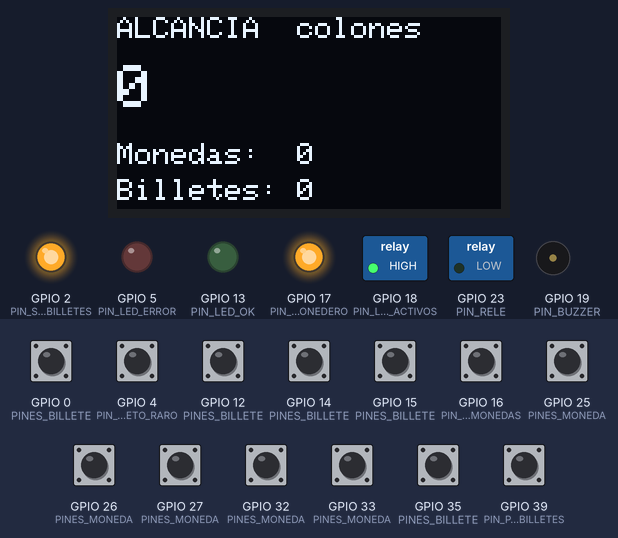
Simulated run of this sketch. Board: ESP32. On the bench: 128×64 one-colour display, switched loads named in the sketch (green lamp = pin HIGH), output pins drawn as LEDs (lit = HIGH), buzzer (waves = sounding). Dashed ring = blinking. Inputs (shaded band) come from the test bench; at power-on: GPIO 0 (PINES_BILLETE), GPIO 4 (PIN_OBJETO_RARO), GPIO 12 (PINES_BILLETE), GPIO 14 (PINES_BILLETE), GPIO 15 (PINES_BILLETE), GPIO 16 (PIN_PULSOS_MONEDAS), GPIO 25 (PINES_MONEDA), GPIO 26 (PINES_MONEDA), GPIO 27 (PINES_MONEDA), GPIO 32 (PINES_MONEDA), GPIO 33 (PINES_MONEDA), GPIO 35 (PINES_BILLETE), GPIO 39 (PIN_PULSOS_BILLETES) HIGH. The local clock reads 2024-03-15 10:24:30 at power-on unless the sketch sets it; random numbers use the default seed unless the sketch sets one; what the sketch prints to the serial monitor is not drawn.

Above: at 1.2 s.
1.3 s: GPIO 4 (PIN_OBJETO_RARO) pulled LOW for 0.15 s
At 2.1 s:
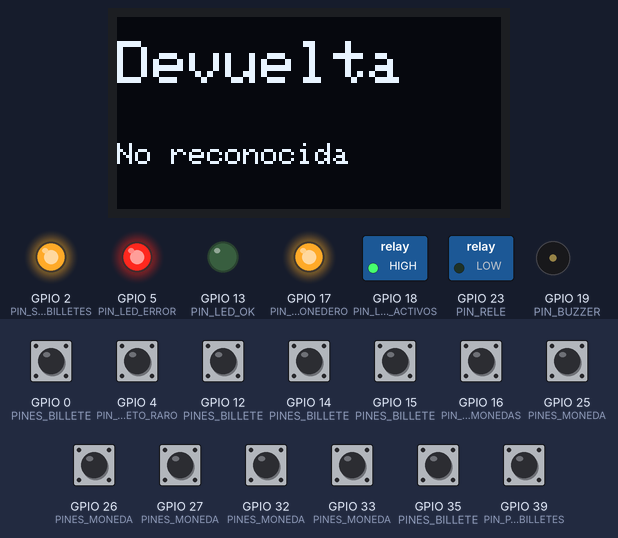
3.8 s: GPIO 16 (PIN_PULSOS_MONEDAS) pulled LOW for 0.15 s
At 5.8 s:
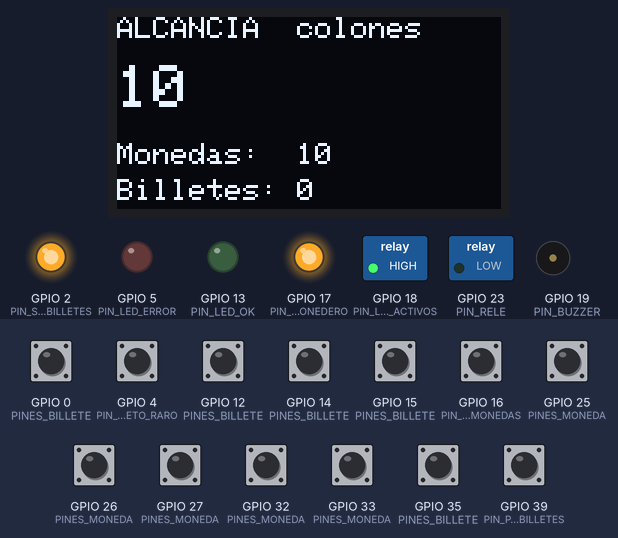
6.1 s: GPIO 0 (PINES_BILLETE) pulled LOW for 0.15 s
At 6.48 s:
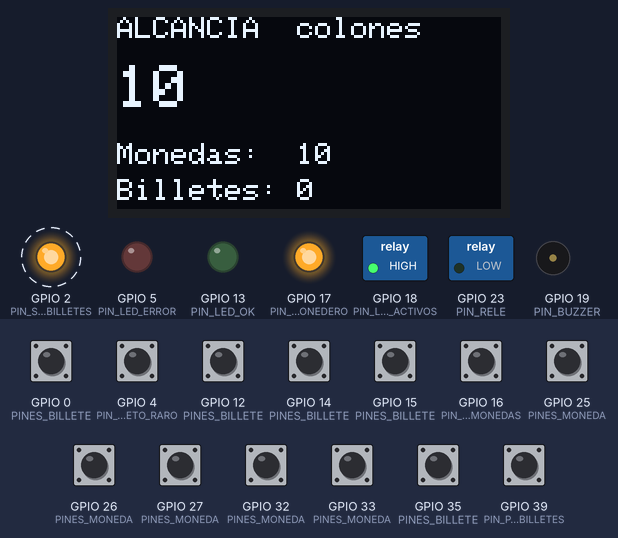
6.8 s: GPIO 26 (PINES_MONEDA) pulled LOW for 0.15 s
7.5 s: GPIO 16 (PIN_PULSOS_MONEDAS) pulled LOW for 1 s
At 8.58 s:
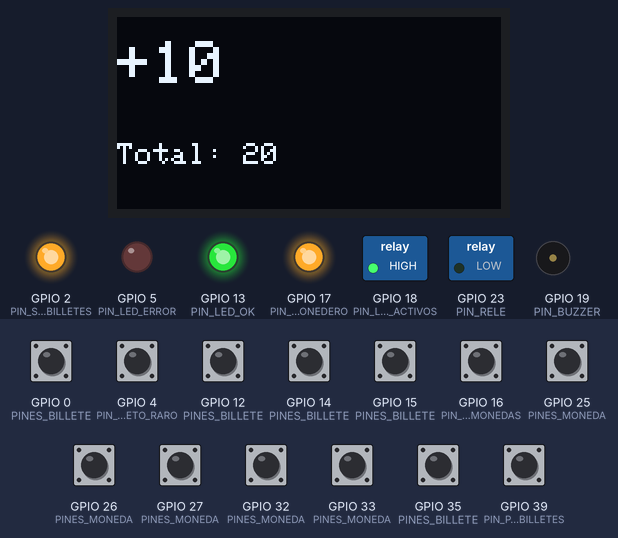
10.0 s: GPIO 12 (PINES_BILLETE) pulled LOW for 0.15 s
At 11.1 s:
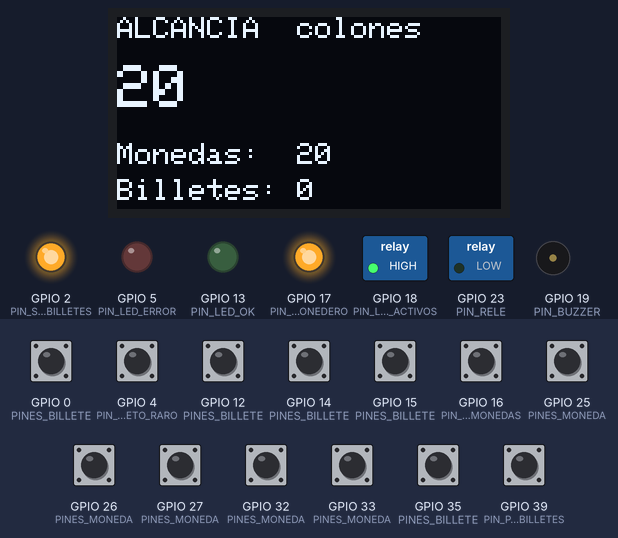
Timing chart, 0 to 12.9 s (numbered marks = the images above; inputs shaded):
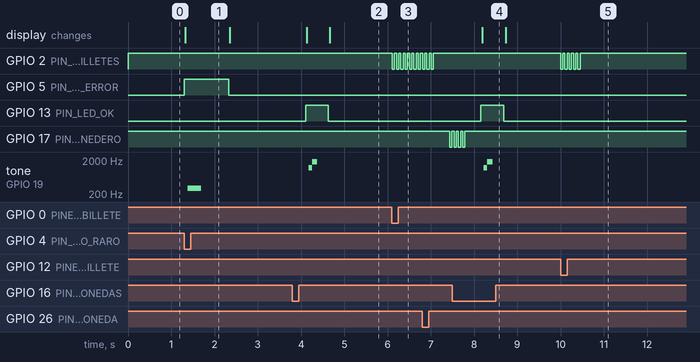

The sketch:

sketch.ino
```cpp
/*
 * Alcancía inteligente de colones - prototipo para Wokwi
 *
 * Flujo: entra una moneda o un billete -> el monedero programable (CH-926) o
 * el lector de billetes lo reconoce y lo deja caer a la alcancía -> envía un
 * tren de pulsos -> el ESP32 cuenta los pulsos y sabe qué entró -> la
 * pantalla y el sonido confirman -> se genera el evento que irá a Supabase.
 *
 * El monedero se entrena con monedas reales de varios años de acuñación, así
 * que las diferencias de peso y aleación entre emisiones las resuelve él. Lo
 * que no reconoce lo devuelve por su salida de rechazo, donde un sensor IR
 * avisa al ESP32. El lector de billetes envía 1 pulso por cada ₡1000.
 *
 * Wokwi no tiene monedero ni lector de billetes. Con MODO_SIMULACION = true
 * cada botón hace de lector: el GPIO 17 genera los pulsos del monedero (un
 * cable los lleva al GPIO 16) y el GPIO 2 los del lector de billetes (cable al
 * GPIO 39). Así el conteo de pulsos es el mismo código que en el hardware real.
 *
 * Con SUPABASE_URL vacío funciona sin conexión. Al configurarlo, los eventos
 * entran a una cola y se envían a la Edge Function "dispositivo"; si no hay
 * red se reintentan, y el id de cada evento evita duplicados en la nube. La
 * orden de abrir la cerradura llega desde la app al sincronizar.
 */

#include <Wire.h>
#include <Adafruit_GFX.h>
#include <Adafruit_SSD1306.h>
#include <WiFi.h>
#include <WiFiClientSecure.h>
#include <HTTPClient.h>
#include <ArduinoJson.h>
#include <time.h>

const bool MODO_SIMULACION = true;

// Nube. Las claves reales van en secretos.h, que nunca se sube al repositorio
#if __has_include("secretos.h")
#include "secretos.h"
#else
const char *WIFI_SSID = "Wokwi-GUEST";
const char *WIFI_CLAVE = "";
const char *SUPABASE_URL = "";  // https://<proyecto>.supabase.co/functions/v1/dispositivo
const char *CODIGO_ALCANCIA = "";
const char *CLAVE_ALCANCIA = "";
#endif

const unsigned long SINCRONIZAR_MS = 10000;
const unsigned long REINTENTO_MS = 30000;  // Sin nube, reintenta menos para no estorbar
const unsigned long ESPERA_WIFI_MS = 10000;
const int TAMANO_COLA = 32;
const int EVENTOS_POR_ENVIO = 10;
// Con la cola casi llena se apagan los lectores: sin poder registrarlo, mejor
// que la moneda o el billete salga por la devolución a que se cuente mal
const int MARGEN_COLA = 2;

// Conexiones
const int PIN_PULSOS_MONEDAS = 16;   // Salida COIN del CH-926, por optoacoplador: LOW en cada pulso
const int PIN_PULSOS_BILLETES = 39;  // Salida de pulsos del lector de billetes, por optoacoplador
const int PIN_LECTORES_ACTIVOS = 18; // Relé que da los 12 V al monedero y al lector de billetes
const int PIN_BUZZER = 19;
const int PIN_RELE = 23;             // Cerradura solenoide
const int PIN_LED_OK = 13;
const int PIN_LED_ERROR = 5;
const int PIN_DEVOLUCION = 34;  // Solo hardware real: FC-51 en la salida de rechazo, LOW al pasar moneda

// Solo simulación
const int PIN_SIM_MONEDERO = 17;  // Genera los pulsos del monedero; en Wokwi va cableado al GPIO 16
const int PIN_SIM_BILLETES = 2;   // Genera los pulsos de billetes; en Wokwi va cableado al GPIO 39
const int PIN_OBJETO_RARO = 4;    // Hace de sensor de la devolución
const int PINES_MONEDA[] = {32, 33, 25, 26, 27};
const int PINES_BILLETE[] = {14, 15, 12, 0, 35};  // El 35 lleva una resistencia de pull-up externa

// Monedas y billetes en circulación
struct Denominacion {
  int valor;
  int cantidad;
};

Denominacion denominaciones[] = {
  {10, 0}, {25, 0}, {50, 0}, {100, 0}, {500, 0},             // Monedas: índices 0-4
  {1000, 0}, {2000, 0}, {5000, 0}, {10000, 0}, {20000, 0},   // Billetes: índices 5-9
};
const int TOTAL_DENOMINACIONES = sizeof(denominaciones) / sizeof(denominaciones[0]);
const int PRIMER_BILLETE = 5;

// Cada lector envía una cantidad fija de pulsos por denominación
struct Canal {
  int pulsos;
  int indice;
};

// Programación del CH-926: canales A-E. Si una moneda tiene emisiones muy
// distintas, se entrena el canal F con la otra emisión y se agrega {6, índice}.
const Canal CANALES_MONEDAS[] = {
  {1, 0},  // A: ₡10
  {2, 1},  // B: ₡25
  {3, 2},  // C: ₡50
  {4, 3},  // D: ₡100
  {5, 4},  // E: ₡500
};

// Lector de billetes: 1 pulso por cada ₡1000
const Canal CANALES_BILLETES[] = {
  {1, 5},   // ₡1000
  {2, 6},   // ₡2000
  {5, 7},   // ₡5000
  {10, 8},  // ₡10 000
  {20, 9},  // ₡20 000
};

// Tiempos de los lectores en modo de pulso "medio" (50 ms)
const unsigned long ANCHO_PULSO_MS = 50;
const unsigned long PULSO_MINIMO_MS = 15;   // Flancos más seguidos son rebote o ruido
const unsigned long FIN_PULSOS_MS = 300;    // Sin pulsos por este tiempo, la moneda o el billete terminó
const unsigned long ARRANQUE_LECTORES_MS = 1000;  // Al encender pueden soltar pulsos falsos

const unsigned long APERTURA_MS = 3000;  // El solenoide admite 5 s como máximo

Adafruit_SSD1306 pantalla(128, 64, &Wire, -1);

struct EventoPendiente {
  String id;
  String tipo;
  int valor;
  String fecha;
};

EventoPendiente cola[TAMANO_COLA];
int eventosEnCola = 0;
unsigned long numeroEvento = 0;
unsigned long ultimaSincronizacion = 0;
unsigned long esperaSincronizacion = SINCRONIZAR_MS;
uint32_t idArranque = 0;  // Distingue los eventos entre reinicios
bool lectoresActivos = false;

// Conteo de pulsos de una línea (monedero o lector de billetes)
struct LineaPulsos {
  const char *nombre;
  const Canal *canales;
  int totalCanales;
  volatile int contados;
  volatile unsigned long ultimoPulsoMs;
};

LineaPulsos monedero = {"monedero", CANALES_MONEDAS, 5, 0, 0};
LineaPulsos lectorBilletes = {"lector de billetes", CANALES_BILLETES, 5, 0, 0};

portMUX_TYPE candadoPulsos = portMUX_INITIALIZER_UNLOCKED;
volatile unsigned long ignorarPulsosHastaMs = 0;
volatile bool monedaDevuelta = false;

// Solo simulación: los botones se atienden por interrupción, así no se pierden
// mientras el ESP32 espera la respuesta de la nube (puede tardar varios segundos)
const int TOTAL_BOTONES = 11;  // 5 monedas, 5 billetes y la devolución
const int BOTON_DEVOLUCION = 10;
const unsigned long REBOTE_BOTON_MS = 250;
volatile uint32_t botonesPendientes = 0;
volatile unsigned long ultimoToqueMs[TOTAL_BOTONES] = {0};

void IRAM_ATTR alTocarBoton(void *argumento) {
  int boton = (int)(intptr_t)argumento;
  unsigned long ahora = millis();
  portENTER_CRITICAL_ISR(&candadoPulsos);
  if (ahora - ultimoToqueMs[boton] >= REBOTE_BOTON_MS) {
    ultimoToqueMs[boton] = ahora;
    botonesPendientes |= (1u << boton);
  }
  portEXIT_CRITICAL_ISR(&candadoPulsos);
}

int pinDeBoton(int boton) {
  if (boton < PRIMER_BILLETE) {
    return PINES_MONEDA[boton];
  }
  if (boton < BOTON_DEVOLUCION) {
    return PINES_BILLETE[boton - PRIMER_BILLETE];
  }
  return PIN_OBJETO_RARO;
}

// Toma un botón pendiente (el de menor número) o devuelve -1 si no hay
int tomarBotonPendiente() {
  int boton = -1;
  portENTER_CRITICAL(&candadoPulsos);
  for (int i = 0; i < TOTAL_BOTONES; i++) {
    if (botonesPendientes & (1u << i)) {
      botonesPendientes &= ~(1u << i);
      boton = i;
      break;
    }
  }
  portEXIT_CRITICAL(&candadoPulsos);
  return boton;
}

void IRAM_ATTR contarPulso(LineaPulsos &linea) {
  unsigned long ahora = millis();
  portENTER_CRITICAL_ISR(&candadoPulsos);
  if ((long)(ahora - ignorarPulsosHastaMs) >= 0 && ahora - linea.ultimoPulsoMs >= PULSO_MINIMO_MS) {
    linea.contados++;
    linea.ultimoPulsoMs = ahora;
  }
  portEXIT_CRITICAL_ISR(&candadoPulsos);
}

void IRAM_ATTR alPulsoMonedero() {
  contarPulso(monedero);
}

void IRAM_ATTR alPulsoBillete() {
  contarPulso(lectorBilletes);
}

void IRAM_ATTR alDevolverMoneda() {
  monedaDevuelta = true;
}

// Devuelve los pulsos de algo que ya terminó de pasar, o 0 si no hay
int leerPulsosTerminados(LineaPulsos &linea) {
  int pulsos = 0;
  portENTER_CRITICAL(&candadoPulsos);
  if (linea.contados > 0 && millis() - linea.ultimoPulsoMs >= FIN_PULSOS_MS) {
    pulsos = linea.contados;
    linea.contados = 0;
  }
  portEXIT_CRITICAL(&candadoPulsos);
  return pulsos;
}

// Devuelve el índice de la denominación, o -1 si ningún canal envía esos pulsos
int clasificar(const LineaPulsos &linea, int pulsos) {
  for (int i = 0; i < linea.totalCanales; i++) {
    if (linea.canales[i].pulsos == pulsos) {
      return linea.canales[i].indice;
    }
  }
  return -1;
}

long totalColones(int desde = 0, int hasta = TOTAL_DENOMINACIONES) {
  long total = 0;
  for (int i = desde; i < hasta; i++) {
    total += (long)denominaciones[i].valor * denominaciones[i].cantidad;
  }
  return total;
}

String conMiles(long valor) {
  String texto = String(valor);
  for (int i = texto.length() - 3; i > 0; i -= 3) {
    texto = texto.substring(0, i) + "." + texto.substring(i);
  }
  return texto;
}

void pitido(int frecuencia, int duracionMs) {
  long ciclos = (long)frecuencia * duracionMs / 1000;
  int medioPeriodo = 500000 / frecuencia;
  for (long i = 0; i < ciclos; i++) {
    digitalWrite(PIN_BUZZER, HIGH);
    delayMicroseconds(medioPeriodo);
    digitalWrite(PIN_BUZZER, LOW);
    delayMicroseconds(medioPeriodo);
  }
}

void mostrarReposo() {
  pantalla.clearDisplay();
  pantalla.setTextSize(1);
  pantalla.setCursor(0, 0);
  pantalla.print(lectoresActivos ? "ALCANCIA  colones" : "PAUSADA: sin nube");
  pantalla.setTextSize(2);
  pantalla.setCursor(0, 16);
  pantalla.print(conMiles(totalColones()));
  pantalla.setTextSize(1);
  pantalla.setCursor(0, 42);
  pantalla.print("Monedas:  " + conMiles(totalColones(0, PRIMER_BILLETE)));
  pantalla.setCursor(0, 54);
  pantalla.print("Billetes: " + conMiles(totalColones(PRIMER_BILLETE)));
  pantalla.display();
}

void mostrarMensaje(const String &titulo, const String &detalle) {
  pantalla.clearDisplay();
  pantalla.setTextSize(2);
  pantalla.setCursor(0, 8);
  pantalla.print(titulo);
  pantalla.setTextSize(1);
  pantalla.setCursor(0, 42);
  pantalla.print(detalle);
  pantalla.display();
}

bool nubeConfigurada() {
  return strlen(SUPABASE_URL) > 0;
}

// Enciende los lectores solo si queda espacio en la cola para registrar lo que entre
void actualizarLectores() {
  bool debenEstarActivos = eventosEnCola <= TAMANO_COLA - MARGEN_COLA;
  if (debenEstarActivos == lectoresActivos) {
    return;
  }
  lectoresActivos = debenEstarActivos;
  if (lectoresActivos) {
    ignorarPulsosHastaMs = millis() + ARRANQUE_LECTORES_MS;
  }
  digitalWrite(PIN_LECTORES_ACTIVOS, lectoresActivos ? HIGH : LOW);
  Serial.println(lectoresActivos ? "Lectores encendidos" : "Cola llena: lectores apagados");
  mostrarReposo();
}

// Devuelve la hora UTC en ISO 8601, o vacío si aún no se sincronizó el reloj
String fechaActual() {
  struct tm hora;
  if (!getLocalTime(&hora, 0)) {
    return "";
  }
  char texto[21];
  strftime(texto, sizeof(texto), "%Y-%m-%dT%H:%M:%SZ", &hora);
  return String(texto);
}

void enviarEvento(const char *tipo, int valor) {
  numeroEvento++;
  EventoPendiente evento = {
    String(idArranque, HEX) + "-" + String(numeroEvento), tipo, valor, fechaActual()
  };
  Serial.printf("{\"id\":\"%s\",\"tipo\":\"%s\",\"denominacion\":%d,\"total\":%ld}\n",
                evento.id.c_str(), tipo, valor, totalColones());

  if (!nubeConfigurada()) {
    return;
  }
  if (eventosEnCola >= TAMANO_COLA) {
    Serial.println("Cola llena: evento sin registrar en la nube");
    return;
  }
  cola[eventosEnCola++] = evento;
  if (esperaSincronizacion == SINCRONIZAR_MS) {
    ultimaSincronizacion = millis() - SINCRONIZAR_MS;  // Envía en la próxima vuelta
  }
  actualizarLectores();
}

void quitarDeCola(int cantidad) {
  for (int i = cantidad; i < eventosEnCola; i++) {
    cola[i - cantidad] = cola[i];
  }
  eventosEnCola -= cantidad;
}

void abrirCerradura();

// Envía eventos pendientes y recibe el saldo y las órdenes de la app
void sincronizar() {
  if (!nubeConfigurada() || WiFi.status() != WL_CONNECTED) {
    return;
  }

  int enviados = min(eventosEnCola, EVENTOS_POR_ENVIO);
  JsonDocument solicitud;
  solicitud["codigo"] = CODIGO_ALCANCIA;
  JsonArray eventos = solicitud["eventos"].to<JsonArray>();
  for (int i = 0; i < enviados; i++) {
    JsonObject evento = eventos.add<JsonObject>();
    evento["id"] = cola[i].id;
    evento["tipo"] = cola[i].tipo;
    if (cola[i].valor > 0) {
      evento["denominacion"] = cola[i].valor;
    }
    if (cola[i].fecha.length() > 0) {
      evento["ocurrido_en"] = cola[i].fecha;
    }
  }
  String cuerpo;
  serializeJson(solicitud, cuerpo);

  // Sin validar el certificado en el prototipo; la versión final debe fijar la CA
  WiFiClientSecure cliente;
  cliente.setInsecure();
  HTTPClient http;
  http.setTimeout(8000);
  http.begin(cliente, SUPABASE_URL);
  http.addHeader("Content-Type", "application/json");
  http.addHeader("x-clave-dispositivo", CLAVE_ALCANCIA);
  unsigned long inicioEnvio = millis();
  int estado = http.POST(cuerpo);
  Serial.printf("Nube respondio %d en %lu ms\n", estado, millis() - inicioEnvio);
  if (estado != 200) {
    char detalle[100] = "";
    cliente.lastError(detalle, sizeof(detalle));
    Serial.printf("Sin sincronizar (%d) %s. Eventos en cola: %d\n", estado, detalle, eventosEnCola);
    http.end();
    esperaSincronizacion = REINTENTO_MS;
    return;
  }

  JsonDocument respuesta;
  DeserializationError error = deserializeJson(respuesta, http.getString());
  http.end();
  if (error) {
    Serial.println("Respuesta de la nube ilegible");
    esperaSincronizacion = REINTENTO_MS;
    return;
  }

  esperaSincronizacion = SINCRONIZAR_MS;
  quitarDeCola(enviados);
  if (enviados > 0) {
    Serial.printf("Sincronizados: %d eventos\n", enviados);
  }
  actualizarLectores();
  if (eventosEnCola == 0) {
    // Con la cola vacía, la nube tiene la verdad: incluye los retiros hechos en la app
    for (int i = 0; i < TOTAL_DENOMINACIONES; i++) {
      denominaciones[i].cantidad = respuesta["conteo"][String(denominaciones[i].valor)] | 0;
    }
    mostrarReposo();
  }
  if (respuesta["abrir"] | false) {
    abrirCerradura();
  }
}

void conectarWifi() {
  if (!nubeConfigurada()) {
    return;
  }
  WiFi.begin(WIFI_SSID, WIFI_CLAVE, MODO_SIMULACION ? 6 : 0);
  unsigned long inicio = millis();
  while (WiFi.status() != WL_CONNECTED && millis() - inicio < ESPERA_WIFI_MS) {
    delay(100);
  }
  Serial.println(WiFi.status() == WL_CONNECTED ? "WiFi conectado" : "Sin WiFi: se reintentara");
  configTime(0, 0, "pool.ntp.org");
}

void registrarPulsos(const LineaPulsos &linea, int pulsos) {
  Serial.printf("Pulsos del %s: %d\n", linea.nombre, pulsos);
  int indice = clasificar(linea, pulsos);
  if (indice < 0) {
    // Ya cayó a la alcancía pero no se sabe qué fue: hay que revisar la
    // programación del lector o el ruido en el cable de pulsos
    digitalWrite(PIN_LED_ERROR, HIGH);
    mostrarMensaje("Revisar", String(pulsos) + " pulsos sin canal");
    pitido(300, 300);
    delay(700);
    digitalWrite(PIN_LED_ERROR, LOW);
    mostrarReposo();
    return;
  }

  denominaciones[indice].cantidad++;
  digitalWrite(PIN_LED_OK, HIGH);
  mostrarMensaje("+" + conMiles(denominaciones[indice].valor), "Total: " + conMiles(totalColones()));
  pitido(1200, 80);
  pitido(1800, 120);
  delay(300);
  digitalWrite(PIN_LED_OK, LOW);
  enviarEvento("deposito", denominaciones[indice].valor);
  mostrarReposo();
}

void registrarDevolucion() {
  digitalWrite(PIN_LED_ERROR, HIGH);
  mostrarMensaje("Devuelta", "No reconocida");
  pitido(300, 300);
  delay(700);
  digitalWrite(PIN_LED_ERROR, LOW);
  enviarEvento("rechazo", 0);
  mostrarReposo();
}

void abrirCerradura() {
  mostrarMensaje("Abierta", "Retira lo registrado");
  digitalWrite(PIN_RELE, HIGH);
  delay(APERTURA_MS);
  digitalWrite(PIN_RELE, LOW);
  enviarEvento("apertura", 0);
  mostrarReposo();
}

// Imita a un lector: el pin pasa a LOW durante cada pulso
void simularLector(int pinSalida, int pulsos) {
  if (!lectoresActivos) {
    registrarDevolucion();  // Apagado, el lector deja salir la moneda o el billete por la devolución
    return;
  }
  for (int i = 0; i < pulsos; i++) {
    digitalWrite(pinSalida, LOW);
    delay(ANCHO_PULSO_MS);
    digitalWrite(pinSalida, HIGH);
    delay(ANCHO_PULSO_MS);
  }
}

int pulsosDe(const Canal *canales, int totalCanales, int indice) {
  for (int i = 0; i < totalCanales; i++) {
    if (canales[i].indice == indice) {
      return canales[i].pulsos;
    }
  }
  return 0;
}

void setup() {
  Serial.begin(115200);

  pinMode(PIN_PULSOS_MONEDAS, INPUT_PULLUP);
  pinMode(PIN_PULSOS_BILLETES, INPUT);  // El GPIO 39 no tiene pull-up: lo da el optoacoplador o el GPIO 2
  pinMode(PIN_DEVOLUCION, INPUT);       // El GPIO 34 no tiene pull-up; el FC-51 maneja la línea
  pinMode(PIN_LECTORES_ACTIVOS, OUTPUT);
  pinMode(PIN_BUZZER, OUTPUT);
  pinMode(PIN_RELE, OUTPUT);
  pinMode(PIN_LED_OK, OUTPUT);
  pinMode(PIN_LED_ERROR, OUTPUT);

  if (MODO_SIMULACION) {
    pinMode(PIN_SIM_MONEDERO, OUTPUT);
    digitalWrite(PIN_SIM_MONEDERO, HIGH);
    pinMode(PIN_SIM_BILLETES, OUTPUT);
    digitalWrite(PIN_SIM_BILLETES, HIGH);
    for (int boton = 0; boton < TOTAL_BOTONES; boton++) {
      int pin = pinDeBoton(boton);
      pinMode(pin, pin == 35 ? INPUT : INPUT_PULLUP);  // El 35 usa la resistencia de pull-up externa
      attachInterruptArg(digitalPinToInterrupt(pin), alTocarBoton, (void *)(intptr_t)boton, FALLING);
    }
  } else {
    attachInterrupt(digitalPinToInterrupt(PIN_DEVOLUCION), alDevolverMoneda, FALLING);
  }
  attachInterrupt(digitalPinToInterrupt(PIN_PULSOS_MONEDAS), alPulsoMonedero, FALLING);
  attachInterrupt(digitalPinToInterrupt(PIN_PULSOS_BILLETES), alPulsoBillete, FALLING);

  pantalla.begin(SSD1306_SWITCHCAPVCC, 0x3C);
  pantalla.setTextColor(SSD1306_WHITE);

  idArranque = esp_random();
  actualizarLectores();
  conectarWifi();
  Serial.println("Lista. Echa una moneda o un billete.");
}

void loop() {
  if (MODO_SIMULACION) {
    // Un botón por vuelta, y se espera a que terminen sus pulsos para que dos
    // toques seguidos no se sumen como si fueran una sola moneda o billete
    int boton = tomarBotonPendiente();
    if (boton == BOTON_DEVOLUCION) {
      registrarDevolucion();
    } else if (boton >= PRIMER_BILLETE) {
      simularLector(PIN_SIM_BILLETES, pulsosDe(CANALES_BILLETES, 5, boton));
      delay(FIN_PULSOS_MS + 20);
    } else if (boton >= 0) {
      simularLector(PIN_SIM_MONEDERO, pulsosDe(CANALES_MONEDAS, 5, boton));
      delay(FIN_PULSOS_MS + 20);
    }
  } else if (monedaDevuelta) {
    monedaDevuelta = false;
    registrarDevolucion();
  }

  int pulsos = leerPulsosTerminados(monedero);
  if (pulsos > 0) {
    registrarPulsos(monedero, pulsos);
  }
  pulsos = leerPulsosTerminados(lectorBilletes);
  if (pulsos > 0) {
    registrarPulsos(lectorBilletes, pulsos);
  }

  if (millis() - ultimaSincronizacion >= esperaSincronizacion) {
    sincronizar();
    ultimaSincronizacion = millis();  // Se cuenta desde el final: un envío lento no encadena otro
  }

  delay(10);  // Acelera la simulación en Wokwi
}
```

Measured:
- after the input at 1.3 s, GPIO 5 (PIN_LED_ERROR): LOW → HIGH at once, → LOW 1.0 s later; tone on GPIO 19 (PIN_BUZZER): silent → 299 Hz after 0.08 s, → silent 0.32 s later; the display: changes at once (image 1)
- after the input at 3.8 s, GPIO 13 (PIN_LED_OK): LOW → HIGH after 0.31 s, → LOW 0.53 s later; tone on GPIO 19 (PIN_BUZZER): silent → 1190 Hz after 0.37 s, → 1779 Hz 0.08 s later, → silent 0.12 s later; the display: first changes after 0.33 s (image 2 shows a later state)
- after the input at 6.1 s, GPIO 2 (PIN_SIM_BILLETES): alternates HIGH for 0.05 s and LOW for 0.05 s, starting at once
- after the input at 6.8 s, GPIO 17 (PIN_SIM_MONEDERO): HIGH → LOW after 0.64 s, → HIGH 0.05 s later
- after the input at 7.5 s, GPIO 13 (PIN_LED_OK): LOW → HIGH after 0.66 s, → LOW 0.53 s later; tone on GPIO 19 (PIN_BUZZER): silent → 1190 Hz after 0.73 s, → 1779 Hz 0.08 s later, → silent 0.12 s later; the display: changes after 0.69 s (image 4)
- after the input at 10.0 s, GPIO 2 (PIN_SIM_BILLETES): alternates HIGH for 0.05 s and LOW for 0.05 s, 10 changes in all, then stays HIGH, starting at once
